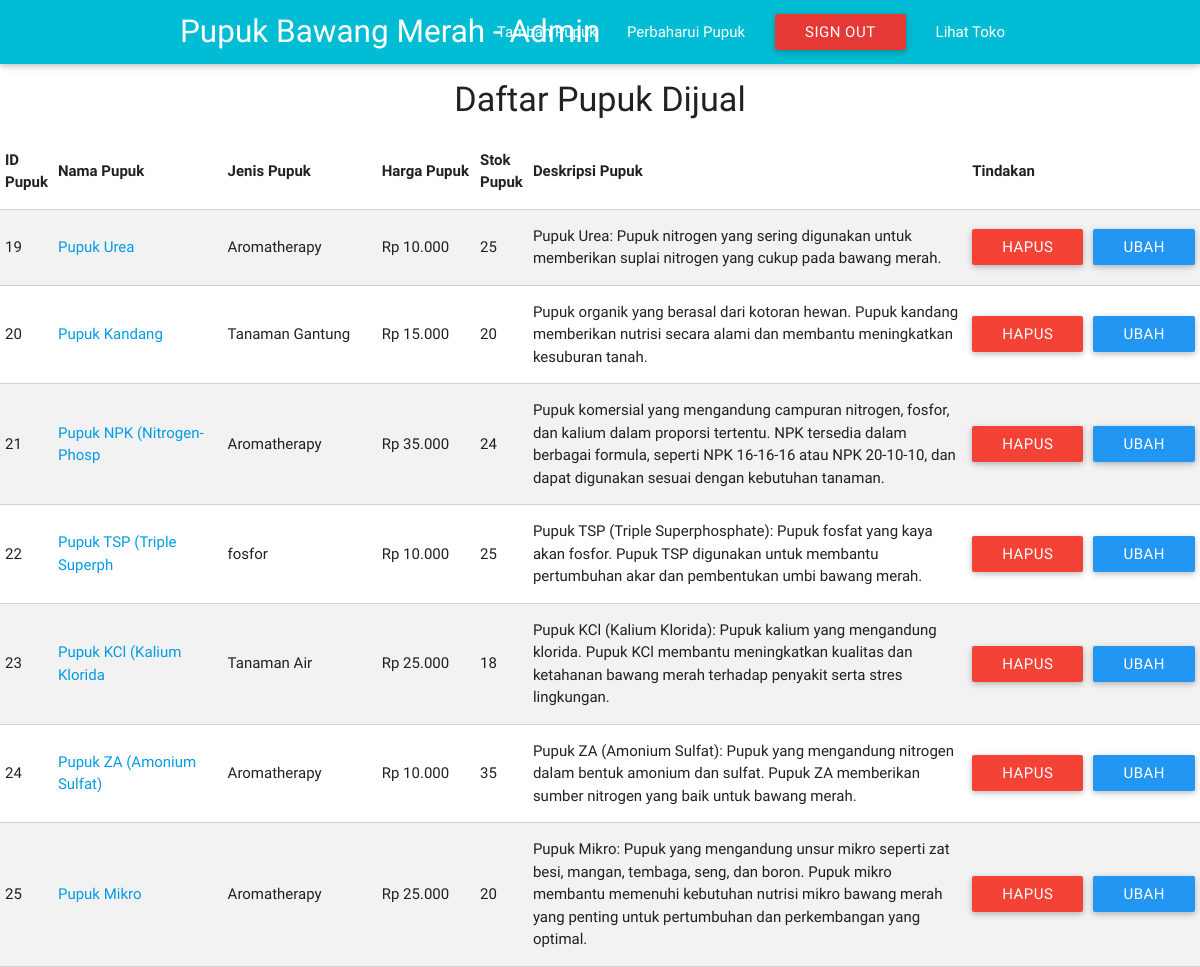
Page /dateup.php (signed in) on the committed database.
### tables this page shows
CREATE TABLE `tanaman` (
  `ID_Tanaman` int(11) NOT NULL,
  `Nama_Tanaman` varchar(25) NOT NULL,
  `Harga_Tanaman` bigint(20) NOT NULL,
  `Deskripsi_Tanaman` varchar(500) NOT NULL,
  `Jumlah_Stok` int(11) NOT NULL,
  `Jenis_Tanaman` varchar(50) NOT NULL,
  `Gambar` varchar(100) NOT NULL,
  `Berat` float DEFAULT NULL,
  `Iklim` varchar(50) DEFAULT NULL,
  `Ukuran_Tanaman` varchar(50) DEFAULT NULL,
  `Media_Tanam` varchar(50) DEFAULT NULL,
  `Ukuranpot` varchar(50) DEFAULT NULL,
  `Penyiraman` varchar(50) DEFAULT NULL,
  `Kebutuhan_Sinar` varchar(50) DEFAULT NULL,
  `Pemupukan` varchar(100) DEFAULT NULL,
  `Asal_Bibit` varchar(100) DEFAULT NULL,
  `Kondisi_Tanaman` varchar(60) DEFAULT NULL,
  `jumlah_beli` int(20) NOT NULL DEFAULT 0,
  `jumlah_lihat` int(20) NOT NULL DEFAULT 0
);

### dateup.php (the view, shortened to what this page needs)
<!DOCTYPE HTML>
<html>
<head>
    <link type="text/css" rel="stylesheet" href="css/materialize.min.css" media="screen,projection" />
</head>
<body>
   <?php
    include 'headadmin.php'?>
<p><h4><center>Daftar Pupuk Dijual</center></h4></p>
    <table class="striped bordered" border="1px" width="59%">
        <thead>
            <th>ID Pupuk</th>
            <th>Nama Pupuk</th>
            <th>Jenis Pupuk</th>
            <th>Harga Pupuk</th>
            <th>Stok Pupuk</th>
            <th>Deskripsi Pupuk</th>
            <th width=15%>Tindakan</th>
        </thead>
        <?php
            include 'connect.php';
            $tanaman = mysqli_query($connect, "SELECT * FROM tanaman ORDER BY ID_Tanaman");
            while ($data = mysqli_fetch_assoc($tanaman)) {
        ?>
        <tr>
            <td align="center"><?php echo $data['ID_Tanaman'] ?></td>
            <td width=18%><a href="tanaman.php?idtanaman=<?php echo $data['ID_Tanaman']?>"><?php echo  $data['Nama_Tanaman']?></a></td>
            <td width=15%><?php echo $data['Jenis_Tanaman'] ?></td>
            <td width=10%><?= "Rp "?><?php
            $tots= $data['Harga_Tanaman'];
            echo
            number_format("$tots",0,",",".") ?></td>
            <td><?php echo $data['Jumlah_Stok'] ?></td>
            <td width=50%><?php echo $data['Deskripsi_Tanaman'] ?></td>
            <td><a class='waves effect waves-light btn red modal-trigger' href="#hapus<?php echo $data['ID_Tanaman']?>">Hapus</a></td>
            <td><a class='waves effect waves-light btn blue'href="ubah.php?del=<?php echo $data['ID_Tanaman'] ?>">Ubah</a></td>
        </tr>
        <?php
                }
        ?>
    </table>
</html>

### rows in the picture
tanaman: ID_Tanaman "19", Nama_Tanaman "Pupuk Urea", Jenis_Tanaman "Aromatherapy", Harga_Tanaman "10.000", Jumlah_Stok "25", Deskripsi_Tanaman "Pupuk Urea: Pupuk nitrogen yang sering digunakan untuk memberikan suplai nitrogen yang cukup pada bawang merah."
tanaman: ID_Tanaman "20", Nama_Tanaman "Pupuk Kandang", Jenis_Tanaman "Tanaman Gantung", Harga_Tanaman "15.000", Jumlah_Stok "20", Deskripsi_Tanaman "Pupuk organik yang berasal dari kotoran hewan. Pupuk kandang memberikan nutrisi secara alami dan membantu meningkatkan kesuburan tanah."
tanaman: ID_Tanaman "21", Nama_Tanaman "Pupuk NPK (Nitrogen-Phosp", Jenis_Tanaman "Aromatherapy", Harga_Tanaman "35.000", Jumlah_Stok "24", Deskripsi_Tanaman "Pupuk komersial yang mengandung campuran nitrogen, fosfor, dan kalium dalam proporsi tertentu. NPK tersedia dalam berbagai formula, seperti NPK 16-16-16 atau NPK 20-10-10, dan dapat digunakan sesuai dengan kebutuhan tanaman."
tanaman: ID_Tanaman "22", Nama_Tanaman "Pupuk TSP (Triple Superph", Jenis_Tanaman "fosfor", Harga_Tanaman "10.000", Jumlah_Stok "25", Deskripsi_Tanaman "Pupuk TSP (Triple Superphosphate): Pupuk fosfat yang kaya akan fosfor. Pupuk TSP digunakan untuk membantu pertumbuhan akar dan pembentukan umbi bawang merah."
tanaman: ID_Tanaman "23", Nama_Tanaman "Pupuk KCl (Kalium Klorida", Jenis_Tanaman "Tanaman Air", Harga_Tanaman "25.000", Jumlah_Stok "18", Deskripsi_Tanaman "Pupuk KCl (Kalium Klorida): Pupuk kalium yang mengandung klorida. Pupuk KCl membantu meningkatkan kualitas dan ketahanan bawang merah terhadap penyakit serta stres lingkungan."
tanaman: ID_Tanaman "24", Nama_Tanaman "Pupuk ZA (Amonium Sulfat)", Jenis_Tanaman "Aromatherapy", Harga_Tanaman "10.000", Jumlah_Stok "35", Deskripsi_Tanaman "Pupuk ZA (Amonium Sulfat): Pupuk yang mengandung nitrogen dalam bentuk amonium dan sulfat. Pupuk ZA memberikan sumber nitrogen yang baik untuk bawang merah."
tanaman: ID_Tanaman "25", Nama_Tanaman "Pupuk Mikro", Jenis_Tanaman "Aromatherapy", Harga_Tanaman "25.000", Jumlah_Stok "20", Deskripsi_Tanaman "Pupuk Mikro: Pupuk yang mengandung unsur mikro seperti zat besi, mangan, tembaga, seng, dan boron. Pupuk mikro membantu memenuhi kebutuhan nutrisi mikro bawang merah yang penting untuk pertumbuhan dan perkembangan yang optimal."
